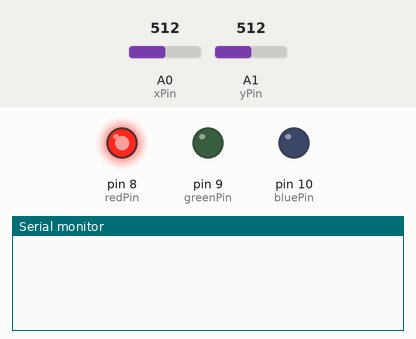
This sketch was run on a simulated Arduino Uno, built with avr-gcc and run on an emulated ATmega328P. On the bench: output pins drawn as LEDs (lit = HIGH), the last lines printed to the serial monitor. The test bench sets the inputs (shaded band); at power-on: A0 (xPin) = 512, A1 (yPin) = 512.

Above: at 1.2 s.
1.3 s: A0 (xPin) set to 787
2.8 s: A0 (xPin) set to 818
At 2.98 s:
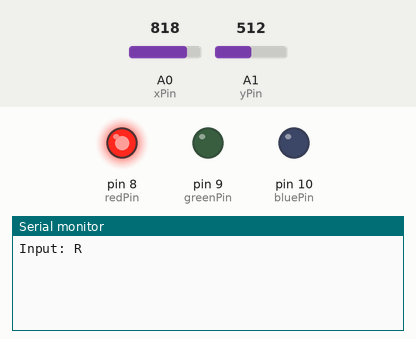
4.8 s: A1 (yPin) set to 793
At 4.98 s:
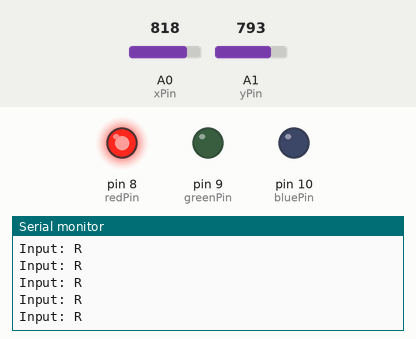
6.3 s: A1 (yPin) set to 813
At 6.49 s:
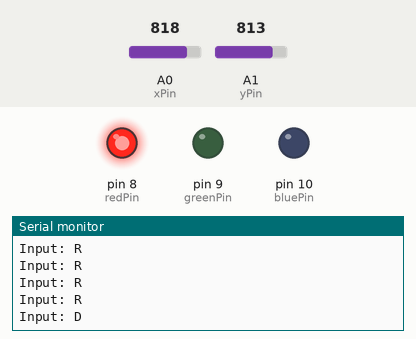

Measured:
- the behaviour switches between 800 and 801 on A0 (xPin) (found by bisection; images 0 and 1)
- the behaviour switches between 800 and 801 on A1 (yPin) (found by bisection; images 2 and 3)
- after the input at 2.8 s, the serial monitor: prints a new line at once (image 1)
- after the input at 6.3 s, the serial monitor: prints a new line at once (image 3)

The sketch:

doorlock.ino
```cpp
#include <AccelStepper.h>

const int stepsPerRevolution = 2048;
const int halfTurn = stepsPerRevolution / 2;
const int rpm = 15;

AccelStepper stepper(AccelStepper::FULL4WIRE, 10, 12, 11, 13);  // IN1, IN3, IN2, IN4

const int xPin = A0;
const int yPin = A1;
const int redPin = 8;
const int greenPin = 9;
const int bluePin = 10;

const int codeLength = 8;
char cheatCode[codeLength] = {'U', 'U', 'D', 'D', 'L', 'R', 'L', 'R'};
char inputBuffer[codeLength];
int bufferIndex = 0;

bool isStepping = false;
bool goingForward = false;

void setup() {
  Serial.begin(9600);
  stepper.setMaxSpeed((rpm * stepsPerRevolution) / 60);
  stepper.setAcceleration(1000);

  pinMode(redPin, OUTPUT);
  pinMode(greenPin, OUTPUT);
  pinMode(bluePin, OUTPUT);
  setLEDColor(255, 0, 0);  // Idle

  for (int i = 0; i < codeLength; i++) inputBuffer[i] = ' ';
}

void loop() {
  if (isStepping) {
    stepper.run();

    if (!stepper.isRunning()) {
      if (goingForward) {
        // Return trip
        stepper.move(-halfTurn);
        goingForward = false;
      } else {
        // Finished both directions
        isStepping = false;
        setLEDColor(255, 0, 0);
      }
    }

    return;
  }

  // Read joystick
  char dir = getDirection(analogRead(xPin), analogRead(yPin));
  if (dir != 'N') {
    Serial.print("Input: ");
    Serial.println(dir);

    inputBuffer[bufferIndex] = dir;
    bufferIndex = (bufferIndex + 1) % codeLength;

    if (checkCheatCode()) {
      Serial.println("Cheat code accepted!");
      setLEDColor(0, 255, 0);
      stepper.move(halfTurn);     // Always forward first
      isStepping = true;
      goingForward = true;
    }

    delay(250); // debounce
  }
}

char getDirection(int x, int y) {
  if (y < 200) return 'U';
  if (y > 800) return 'D';
  if (x < 200) return 'L';
  if (x > 800) return 'R';
  return 'N';
}

bool checkCheatCode() {
  for (int i = 0; i < codeLength; i++) {
    int index = (bufferIndex + i) % codeLength;
    if (inputBuffer[index] != cheatCode[i]) return false;
  }
  return true;
}

void setLEDColor(int r, int g, int b) {
  analogWrite(redPin, r);
  analogWrite(greenPin, g);
  analogWrite(bluePin, b);
}
```
